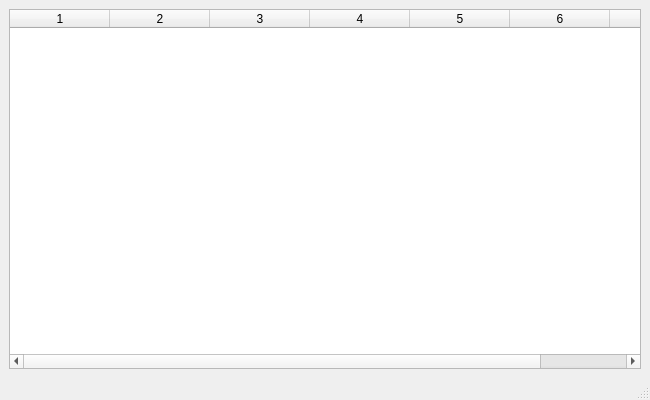
<?xml version="1.0" encoding="UTF-8"?>
<ui version="4.0">
 <class>MainWindow</class>
 <widget class="QMainWindow" name="MainWindow">
  <property name="geometry">
   <rect>
    <x>0</x>
    <y>0</y>
    <width>650</width>
    <height>400</height>
   </rect>
  </property>
  <property name="windowTitle">
   <string>Приложение Кофейня</string>
  </property>
  <widget class="QWidget" name="centralwidget">
   <layout class="QGridLayout" name="gridLayout">
    <item row="0" column="0">
     <widget class="QTableWidget" name="tableWidget">
      <property name="columnCount">
       <number>7</number>
      </property>
      <attribute name="verticalHeaderVisible">
       <bool>false</bool>
      </attribute>
      <column/>
      <column/>
      <column/>
      <column/>
      <column/>
      <column/>
      <column/>
     </widget>
    </item>
   </layout>
  </widget>
  <widget class="QMenuBar" name="menubar">
   <property name="geometry">
    <rect>
     <x>0</x>
     <y>0</y>
     <width>650</width>
     <height>22</height>
    </rect>
   </property>
  </widget>
  <widget class="QStatusBar" name="statusbar"/>
 </widget>
 <resources/>
 <connections/>
</ui>
